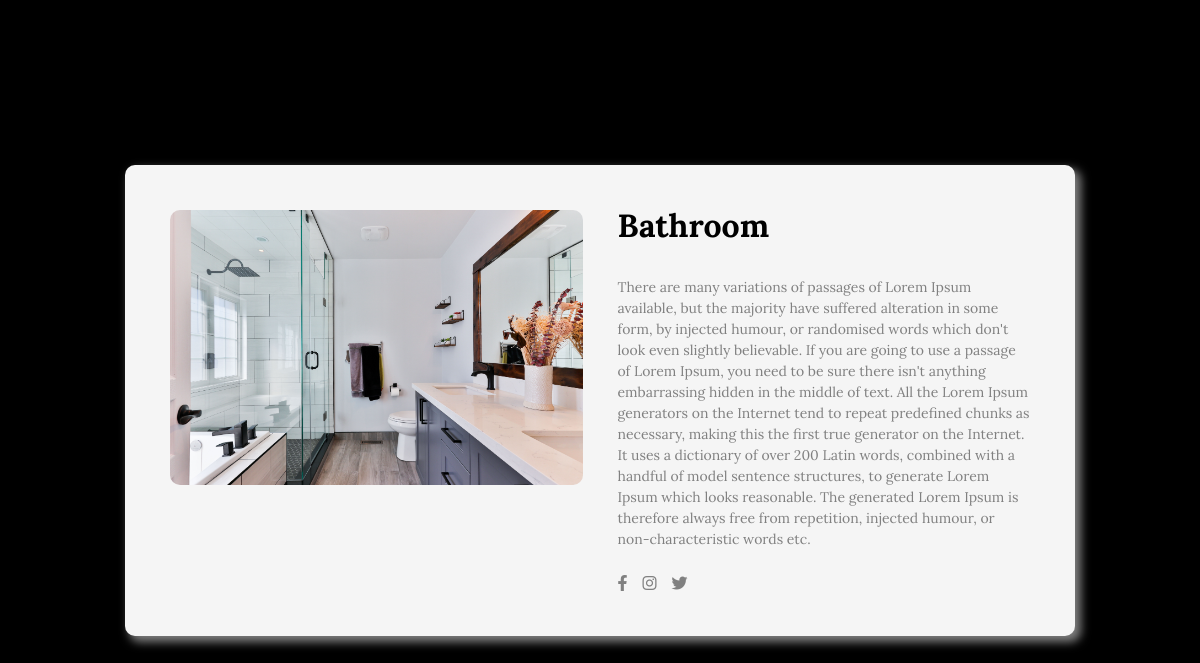
/details/bathroom, run on the app's committed database.
### home/models.py (models this page shows, shortened)
class WorkLog(models.Model):
    title = models.CharField(max_length=50,unique = True)
    slug = models.SlugField(unique=True,max_length=50)
    thumbnail = models.ImageField(upload_to='image_gallery')
    description = models.TextField(null=True,blank=True,default='N/A')
    show = models.BooleanField(default=True)
    created_date = models.DateTimeField(auto_now_add=True)

### home/views.py (the view)
# urls.py: path('details/<str:slug>',views.WorkLogDetails.as_view(),name="details"),
class WorkLogDetails(DetailView):
    model = WorkLog
    template_name = 'details_page.html'
    slug_url_kwarg = 'slug'

### templates/details_page.html (shortened to what this page needs)
{% load static %}
<!DOCTYPE html>
<html lang="en">
<head>
    <link rel="stylesheet" href="{% static 'css/all.min1.css' %}">
    <link rel="stylesheet" href="{% static 'css/style1.css' %}">
</head>
<body>
    <div class="container">
        <div class="box">
            <div class="images">
                <div class="img-holder active">
                    <img src="{{worklog.thumbnail.url}}">
                </div>
            </div>
            <div class="basic-info">
                <h1>{{worklog.title}}</h1>
            </div>
            <div class="description">
                <p>{{worklog.description}}</p>
                <ul class="social">
                    <li><a href="#"><i class="fa-brands fa-facebook-f"></i></a></li>
                    <li><a href="#"><i class="fa-brands fa-instagram"></i></a></li>
                    <li><a href="#"><i class="fa-brands fa-twitter"></i></a></li>
                </ul>
            </div>
        </div>
    </div>
</body>
</html>

### static/css/style1.css (style rules this page uses)
:root { --primary-color: #90e0ef; --secondary-color: #00b4d5; --tertiary-color: #0077b6; --yellow-color: #ffb900; --gray-color: #808080; }
* { box-sizing: border-box; font-family: 'Lora', serif; line-height: 1; padding: 0; margin: 0; }
.container { background-color: black; min-height: 100vh; display: flex; justify-content: center; align-items: center; }
.box { background-color: whitesmoke; border-radius: 10px; box-shadow: 5px 5px 10px 1px #808080; padding: 45px; margin: 15px 0; width: 950px; display: grid; grid-template-columns: repeat(2, 1fr); grid-template-rows: auto 1fr; grid-template-areas: "images info" "images description"; grid-gap: 35px; }
.box .images { grid-area: images; display: grid; grid-template-columns: repeat(3, auto); grid-template-rows: auto 1fr; grid-template-areas: "active active active" "idle idle idle"; grid-gap: 5px; }
.box .images .img-holder img { width: 100%; display: block; border-radius: 10px; }
.box .images .img-holder.active { grid-area: active; }
.box .basic-info { grid-area: info; display: flex; flex-direction: column; gap: 15px; }
.box .description { grid-area: description; display: flex; flex-direction: column; gap: 25px; }
.box .description p { color: var(--gray-color); font-size: 14px; line-height: 1.5; }
.box .description .social { list-style: none; display: flex; }
.box .description .social a { margin-right: 15px; color: var(--gray-color); }

### data on the page
WorkLog: thumbnail (picture), title "Bathroom", description "There are many variations of passages of Lorem Ipsum available, but the majority have suffered alteration in some form, by injected humour, or randomised words which don't look even slightly believable. If you are going to use a passage of Lorem Ipsum, you need to be sure there isn't anything embarrassing hidden in the middle of text. All the Lorem Ipsum generators on the Internet tend to repeat predefined chunks as necessary, making this the first true generator on the Internet. It uses a dictionary of over 200 Latin words, combined with a handful of model sentence structures, to generate Lorem Ipsum which looks reasonable. The generated Lorem Ipsum is therefore always free from…"
